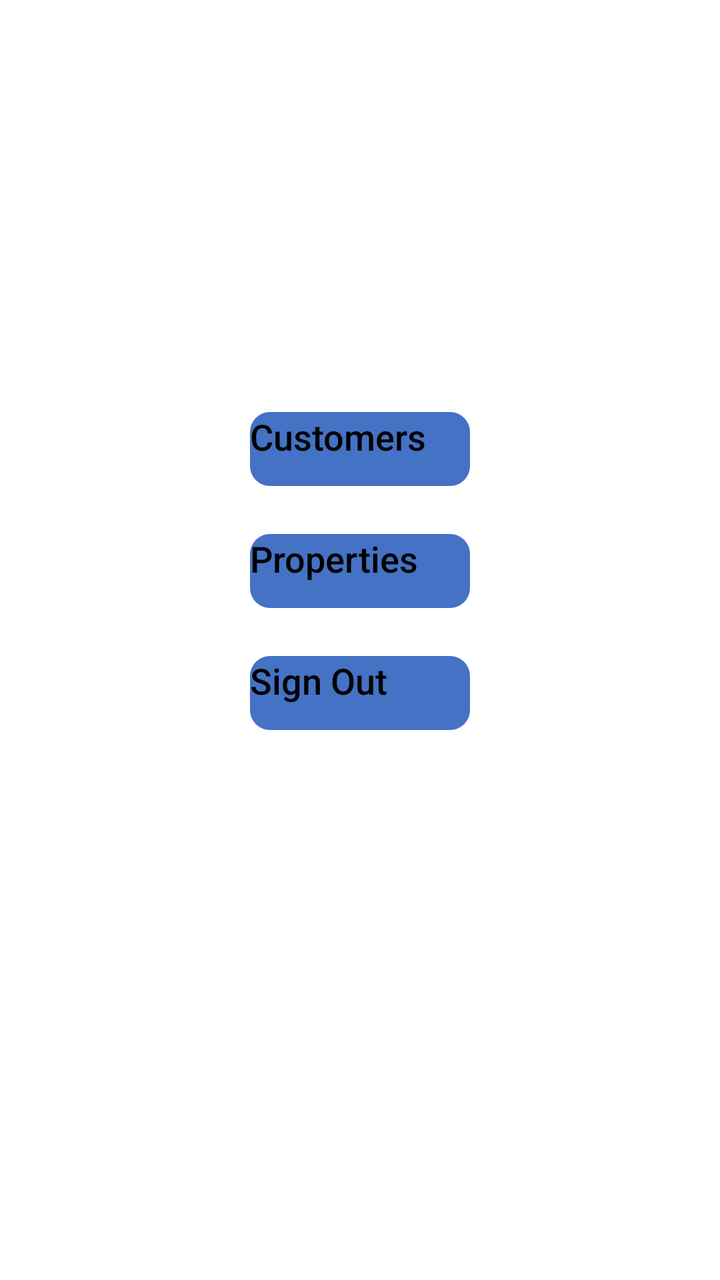
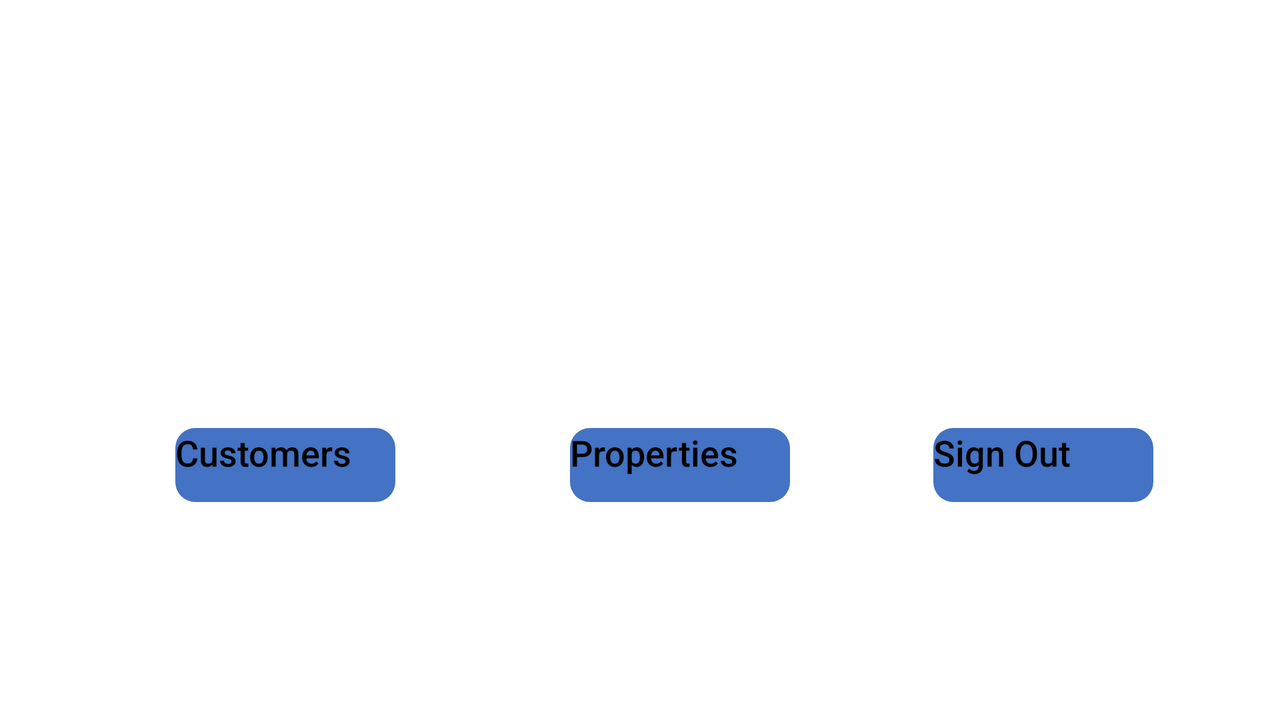

First picture: res/layout/ on a phone held upright. Second picture: the repository's own variant of that layout, on a device whose configuration matches the variant's folder. Source for both follows.
<!-- AndroidManifest.xml: application theme CustomTheme -->
<!-- res/layout/activity_home.xml -->
<?xml version="1.0" encoding="utf-8"?>
<ScrollView xmlns:android="http://schemas.android.com/apk/res/android"
    xmlns:app="http://schemas.android.com/apk/res-auto"
    xmlns:tools="http://schemas.android.com/tools"
    android:id="@+id/scrollView3"
    android:layout_width="match_parent"
    android:layout_height="match_parent"
    android:scrollbarThumbVertical="@color/material_blue_600">

    <android.support.constraint.ConstraintLayout
        android:name=".ui.myactivity"
        android:layout_width="match_parent"
        android:layout_height="wrap_content"
        android:label="@string/home"
        tools:context=".HomeActivity">


        <ImageView
            android:id="@+id/imageView3"
            android:layout_width="260dp"
            android:layout_height="174dp"
            android:layout_marginTop="16dp"
            android:contentDescription="@string/lister_logo"
            app:layout_constraintEnd_toEndOf="parent"
            app:layout_constraintHorizontal_bias="0.5"
            app:layout_constraintStart_toStartOf="parent"
            app:layout_constraintTop_toTopOf="parent"
            app:srcCompat="@drawable/property_manager" />


        <Button
            android:id="@+id/ex_cust"
            android:layout_width="110dp"
            android:layout_height="37dp"
            android:layout_marginTop="16dp"
            android:background="@drawable/buttonshape"
            android:fontFamily="sans-serif-medium"
            android:text="@string/customers"
            android:textAllCaps="false"
            android:textSize="18sp"
            app:layout_constraintBottom_toTopOf="@+id/prop"
            app:layout_constraintEnd_toEndOf="parent"
            app:layout_constraintStart_toStartOf="parent"
            app:layout_constraintTop_toBottomOf="@+id/imageView3" />

        <Button
            android:id="@+id/prop"
            android:layout_width="110dp"
            android:layout_height="37dp"
            android:layout_marginTop="24dp"
            android:background="@drawable/buttonshape"
            android:fontFamily="sans-serif-medium"
            android:text="@string/properties"
            android:textAllCaps="false"
            android:textSize="18sp"
            app:layout_constraintBottom_toTopOf="@+id/signOut"
            app:layout_constraintEnd_toEndOf="parent"
            app:layout_constraintStart_toStartOf="parent"
            app:layout_constraintTop_toBottomOf="@+id/ex_cust" />

        <Button
            android:id="@+id/signOut"
            android:layout_width="110dp"
            android:layout_height="37dp"
            android:layout_marginTop="24dp"
            android:layout_marginBottom="16dp"
            android:background="@drawable/buttonshape"
            android:fontFamily="sans-serif-medium"
            android:text="@string/sign_out"
            android:textAllCaps="false"
            android:textSize="18sp"
            app:layout_constraintBottom_toBottomOf="parent"
            app:layout_constraintEnd_toEndOf="parent"
            app:layout_constraintStart_toStartOf="parent"
            app:layout_constraintTop_toBottomOf="@+id/prop" />

    </android.support.constraint.ConstraintLayout>
</ScrollView>
<!-- resources referenced by this layout -->
<resources>
  <color name="material_blue_600">#4472C4</color>
  <!-- drawable buttonshape (drawable) -->
  <?xml version="1.0" encoding="utf-8"?>
  <shape xmlns:android="http://schemas.android.com/apk/res/android" android:shape="rectangle" >
      <corners
          android:radius="10dp"
          />
      <solid
          android:color="#4472C4"
          />
      <padding
          android:left="0dp"
          android:top="0dp"
          android:right="0dp"
          android:bottom="0dp"
          />
      <size
          android:width="110dp"
          android:height="37dp"
          />
  
  </shape>
  <string name="customers">Customers</string>
  <string name="home">Home</string>
  <string name="lister_logo">lister logo</string>
  <string name="properties">Properties</string>
  <string name="sign_out">Sign Out</string>
  <style name="CustomTheme" parent="FirebaseUI">
          <item name="colorPrimary">@color/material_blue_600</item>
          <item name="colorPrimaryDark">@color/material_blue_700</item>
          <item name="colorAccent">@color/material_blues_a700</item>
          <item name="colorControlNormal">@color/material_blue_500</item>
          <item name="colorControlActivated">@color/material_yellow_a800</item>
          <item name="colorControlHighlight">@color/material_blue_a200</item>
          <item name="android:windowBackground">@color/material_yellow_50</item>
          <item name="colorButtonNormal">@color/material_blues_500</item>
          <item name="android:scrollbarThumbVertical">@color/material_blues_a700</item>
          <item name="android:windowAnimationStyle">@style/CustomActivityAnimation</item>
      </style>
  <color name="material_blue_700">#024292</color>
  <color name="material_blues_a700">#4472C4</color>
  <color name="material_blue_500">#FF5722</color>
  <color name="material_yellow_a800">#4472C4</color>
  <color name="material_blue_a200">#4472C4</color>
  <color name="material_yellow_50">#FFFFFF</color>
  <color name="material_blues_500">#4472C4</color>
  <style name="CustomActivityAnimation" parent="@android:style/Animation.Activity">
          <item name="android:activityOpenEnterAnimation">@anim/slide_in_right</item>
          <item name="android:activityOpenExitAnimation">@anim/slide_out_left</item>
          <item name="android:activityCloseEnterAnimation">@anim/slide_in_left</item>
          <item name="android:activityCloseExitAnimation">@anim/slide_out_right</item>
      </style>
</resources>
<!-- res/layout-land/activity_home.xml (the author's variant of the layout above) -->
<!-- drawn on the phone turned sideways -->
<?xml version="1.0" encoding="utf-8"?>
<ScrollView xmlns:android="http://schemas.android.com/apk/res/android"
    xmlns:app="http://schemas.android.com/apk/res-auto"
    xmlns:tools="http://schemas.android.com/tools"
    android:id="@+id/scrollView3"
    android:layout_width="match_parent"
    android:layout_height="match_parent"
    android:scrollbarThumbVertical="@color/material_blue_600"
    tools:ignore="MissingDefaultResource">

    <android.support.constraint.ConstraintLayout
        android:name=".ui.myactivity"
        android:layout_width="match_parent"
        android:layout_height="wrap_content"
        android:label="@string/home"
        tools:context=".HomeActivity">


        <ImageView
            android:id="@+id/imageView3"
            android:layout_width="260dp"
            android:layout_height="174dp"
            android:layout_marginTop="16dp"
            android:contentDescription="@string/lister_logo"
            app:layout_constraintEnd_toEndOf="parent"
            app:layout_constraintHorizontal_bias="0.5"
            app:layout_constraintStart_toStartOf="parent"
            app:layout_constraintTop_toTopOf="parent"
            app:srcCompat="@drawable/property_manager" />


        <Button
            android:id="@+id/ex_cust"
            android:layout_width="110dp"
            android:layout_height="37dp"
            android:layout_marginStart="32dp"
            android:layout_marginTop="24dp"
            android:layout_marginEnd="24dp"
            android:background="@drawable/buttonshape"
            android:fontFamily="sans-serif-medium"
            android:text="@string/customers"
            android:textAllCaps="false"
            android:textSize="18sp"
            app:layout_constraintBottom_toTopOf="@+id/prop"
            app:layout_constraintEnd_toStartOf="@+id/prop"
            app:layout_constraintStart_toStartOf="parent"
            app:layout_constraintTop_toBottomOf="@+id/imageView3"
            app:layout_constraintVertical_bias="0.0" />

        <Button
            android:id="@+id/prop"
            android:layout_width="110dp"
            android:layout_height="37dp"
            android:layout_marginStart="8dp"
            android:layout_marginTop="24dp"
            android:layout_marginEnd="8dp"
            android:background="@drawable/buttonshape"
            android:fontFamily="sans-serif-medium"
            android:text="@string/properties"
            android:textAllCaps="false"
            android:textSize="18sp"
            app:layout_constraintBottom_toTopOf="@+id/signOut"
            app:layout_constraintEnd_toStartOf="@+id/signOut"
            app:layout_constraintStart_toEndOf="@+id/ex_cust"
            app:layout_constraintTop_toBottomOf="@+id/imageView3"
            app:layout_constraintVertical_bias="0.0" />

        <Button
            android:id="@+id/signOut"
            android:layout_width="110dp"
            android:layout_height="37dp"
            android:layout_marginStart="8dp"
            android:layout_marginTop="24dp"
            android:layout_marginEnd="8dp"
            android:background="@drawable/buttonshape"
            android:fontFamily="sans-serif-medium"
            android:text="@string/sign_out"
            android:textAllCaps="false"
            android:textSize="18sp"
            app:layout_constraintEnd_toEndOf="parent"
            app:layout_constraintStart_toEndOf="@+id/prop"
            app:layout_constraintTop_toBottomOf="@+id/imageView3" />

    </android.support.constraint.ConstraintLayout>
</ScrollView>
